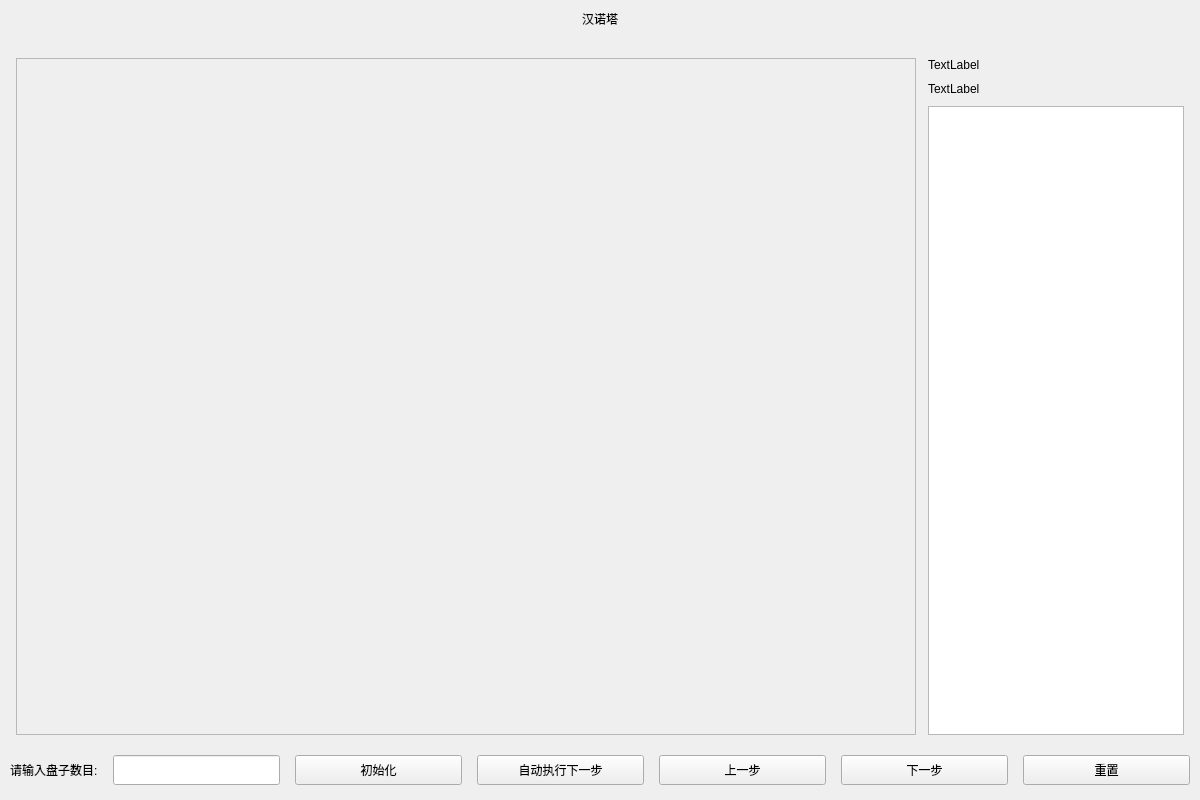
<?xml version="1.0" encoding="UTF-8"?>
<ui version="4.0">
 <class>Hanoi_Window</class>
 <widget class="QMainWindow" name="Hanoi_Window">
  <property name="geometry">
   <rect>
    <x>0</x>
    <y>0</y>
    <width>1200</width>
    <height>800</height>
   </rect>
  </property>
  <property name="sizePolicy">
   <sizepolicy hsizetype="Fixed" vsizetype="Fixed">
    <horstretch>0</horstretch>
    <verstretch>0</verstretch>
   </sizepolicy>
  </property>
  <property name="windowTitle">
   <string>MainWindow</string>
  </property>
  <widget class="QWidget" name="centralwidget">
   <layout class="QVBoxLayout" name="verticalLayout">
    <property name="spacing">
     <number>0</number>
    </property>
    <property name="leftMargin">
     <number>0</number>
    </property>
    <property name="topMargin">
     <number>10</number>
    </property>
    <property name="rightMargin">
     <number>0</number>
    </property>
    <property name="bottomMargin">
     <number>5</number>
    </property>
    <item>
     <widget class="QLabel" name="title">
      <property name="sizePolicy">
       <sizepolicy hsizetype="Preferred" vsizetype="Fixed">
        <horstretch>0</horstretch>
        <verstretch>0</verstretch>
       </sizepolicy>
      </property>
      <property name="styleSheet">
       <string notr="true">font: 24pt &quot;华文楷体&quot;;</string>
      </property>
      <property name="text">
       <string>汉诺塔</string>
      </property>
      <property name="textFormat">
       <enum>Qt::RichText</enum>
      </property>
      <property name="alignment">
       <set>Qt::AlignCenter</set>
      </property>
      <property name="indent">
       <number>-1</number>
      </property>
     </widget>
    </item>
    <item>
     <spacer name="verticalSpacer">
      <property name="orientation">
       <enum>Qt::Vertical</enum>
      </property>
      <property name="sizeType">
       <enum>QSizePolicy::Fixed</enum>
      </property>
      <property name="sizeHint" stdset="0">
       <size>
        <width>20</width>
        <height>20</height>
       </size>
      </property>
     </spacer>
    </item>
    <item>
     <widget class="QWidget" name="widget" native="true">
      <layout class="QHBoxLayout" name="horizontalLayout">
       <property name="spacing">
        <number>12</number>
       </property>
       <property name="leftMargin">
        <number>16</number>
       </property>
       <property name="topMargin">
        <number>10</number>
       </property>
       <property name="rightMargin">
        <number>16</number>
       </property>
       <property name="bottomMargin">
        <number>10</number>
       </property>
       <item>
        <widget class="DisplayWindow" name="display_window">
         <property name="enabled">
          <bool>true</bool>
         </property>
         <property name="sizePolicy">
          <sizepolicy hsizetype="Preferred" vsizetype="Preferred">
           <horstretch>0</horstretch>
           <verstretch>0</verstretch>
          </sizepolicy>
         </property>
         <property name="frameShape">
          <enum>QFrame::StyledPanel</enum>
         </property>
         <property name="frameShadow">
          <enum>QFrame::Raised</enum>
         </property>
        </widget>
       </item>
       <item>
        <widget class="QWidget" name="widget_3" native="true">
         <property name="sizePolicy">
          <sizepolicy hsizetype="Fixed" vsizetype="Preferred">
           <horstretch>0</horstretch>
           <verstretch>0</verstretch>
          </sizepolicy>
         </property>
         <layout class="QVBoxLayout" name="verticalLayout_2">
          <property name="spacing">
           <number>10</number>
          </property>
          <property name="leftMargin">
           <number>0</number>
          </property>
          <property name="topMargin">
           <number>0</number>
          </property>
          <property name="rightMargin">
           <number>0</number>
          </property>
          <property name="bottomMargin">
           <number>0</number>
          </property>
          <item>
           <widget class="QLabel" name="message">
            <property name="text">
             <string>TextLabel</string>
            </property>
           </widget>
          </item>
          <item>
           <widget class="QLabel" name="have_done">
            <property name="text">
             <string>TextLabel</string>
            </property>
           </widget>
          </item>
          <item>
           <widget class="QListWidget" name="step_list">
            <property name="sizePolicy">
             <sizepolicy hsizetype="Fixed" vsizetype="Expanding">
              <horstretch>0</horstretch>
              <verstretch>0</verstretch>
             </sizepolicy>
            </property>
           </widget>
          </item>
         </layout>
        </widget>
       </item>
      </layout>
     </widget>
    </item>
    <item>
     <widget class="QWidget" name="widget_2" native="true">
      <property name="sizePolicy">
       <sizepolicy hsizetype="Expanding" vsizetype="Preferred">
        <horstretch>0</horstretch>
        <verstretch>0</verstretch>
       </sizepolicy>
      </property>
      <property name="maximumSize">
       <size>
        <width>16777215</width>
        <height>50</height>
       </size>
      </property>
      <layout class="QHBoxLayout" name="horizontalLayout_2">
       <property name="spacing">
        <number>15</number>
       </property>
       <property name="leftMargin">
        <number>10</number>
       </property>
       <property name="topMargin">
        <number>10</number>
       </property>
       <property name="rightMargin">
        <number>10</number>
       </property>
       <property name="bottomMargin">
        <number>10</number>
       </property>
       <item>
        <widget class="QLabel" name="label">
         <property name="text">
          <string>请输入盘子数目:</string>
         </property>
        </widget>
       </item>
       <item>
        <widget class="QLineEdit" name="num_edit">
         <property name="sizePolicy">
          <sizepolicy hsizetype="Expanding" vsizetype="Expanding">
           <horstretch>0</horstretch>
           <verstretch>0</verstretch>
          </sizepolicy>
         </property>
        </widget>
       </item>
       <item>
        <widget class="QPushButton" name="input">
         <property name="sizePolicy">
          <sizepolicy hsizetype="Expanding" vsizetype="Expanding">
           <horstretch>0</horstretch>
           <verstretch>0</verstretch>
          </sizepolicy>
         </property>
         <property name="text">
          <string>初始化</string>
         </property>
        </widget>
       </item>
       <item>
        <widget class="QPushButton" name="auto_next">
         <property name="sizePolicy">
          <sizepolicy hsizetype="Expanding" vsizetype="Expanding">
           <horstretch>0</horstretch>
           <verstretch>0</verstretch>
          </sizepolicy>
         </property>
         <property name="text">
          <string>自动执行下一步</string>
         </property>
        </widget>
       </item>
       <item>
        <widget class="QPushButton" name="back">
         <property name="sizePolicy">
          <sizepolicy hsizetype="Expanding" vsizetype="Expanding">
           <horstretch>0</horstretch>
           <verstretch>0</verstretch>
          </sizepolicy>
         </property>
         <property name="text">
          <string>上一步</string>
         </property>
        </widget>
       </item>
       <item>
        <widget class="QPushButton" name="next">
         <property name="sizePolicy">
          <sizepolicy hsizetype="Expanding" vsizetype="Expanding">
           <horstretch>0</horstretch>
           <verstretch>0</verstretch>
          </sizepolicy>
         </property>
         <property name="text">
          <string>下一步</string>
         </property>
        </widget>
       </item>
       <item>
        <widget class="QPushButton" name="reset">
         <property name="sizePolicy">
          <sizepolicy hsizetype="Expanding" vsizetype="Expanding">
           <horstretch>0</horstretch>
           <verstretch>0</verstretch>
          </sizepolicy>
         </property>
         <property name="text">
          <string>重置</string>
         </property>
        </widget>
       </item>
      </layout>
     </widget>
    </item>
   </layout>
  </widget>
  <widget class="QMenuBar" name="menubar">
   <property name="geometry">
    <rect>
     <x>0</x>
     <y>0</y>
     <width>1200</width>
     <height>23</height>
    </rect>
   </property>
  </widget>
 </widget>
 <customwidgets>
  <customwidget>
   <class>DisplayWindow</class>
   <extends>QFrame</extends>
   <header>displaywindow.h</header>
   <container>1</container>
  </customwidget>
 </customwidgets>
 <resources/>
 <connections/>
</ui>
